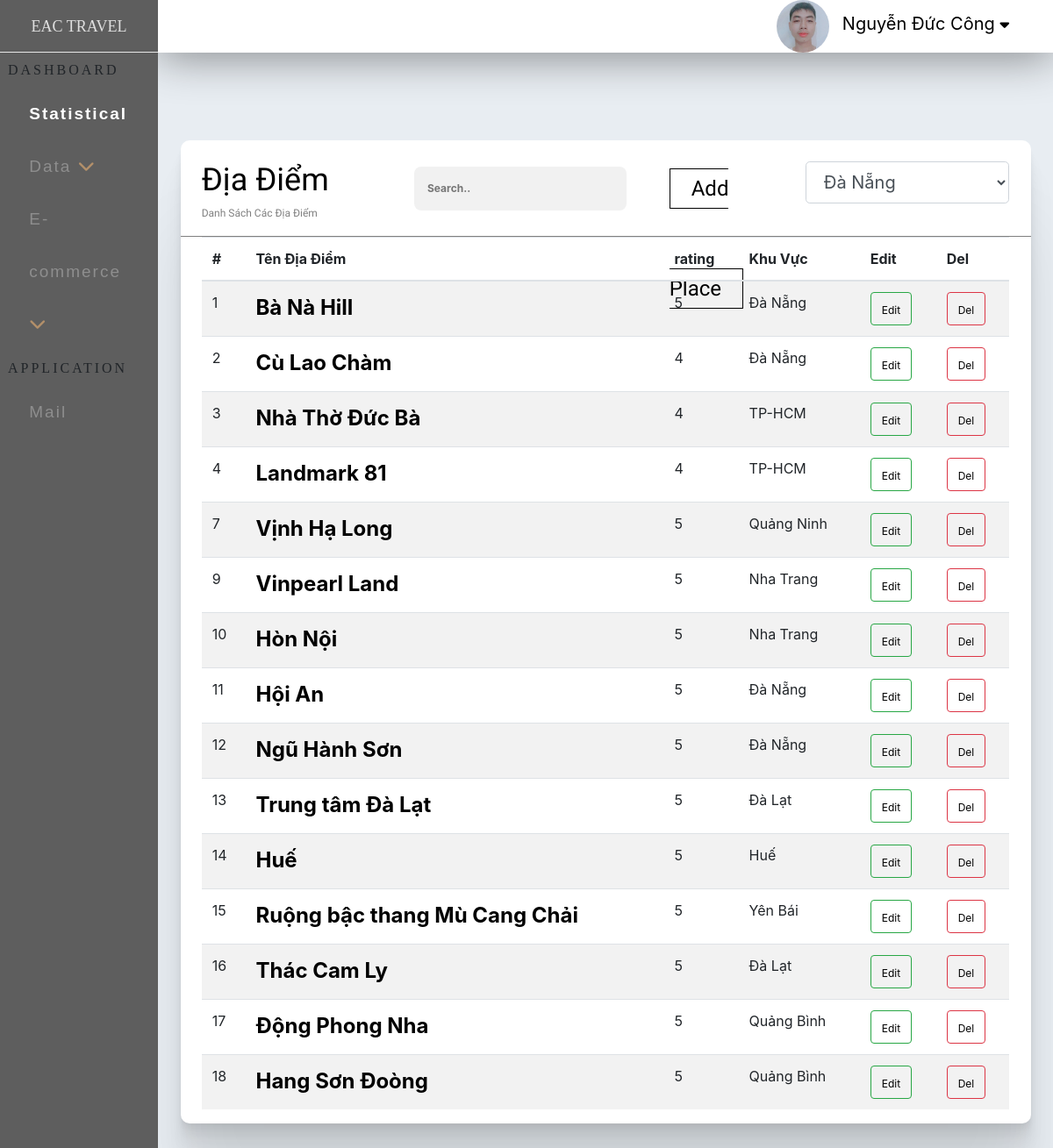
/admin/index.php?ctrl=tour (signed in), run on the app's committed database.
### tables this page shows
CREATE TABLE `diadiem` (
  `id_dd` int(11) NOT NULL,
  `name_dd` varchar(250) DEFAULT NULL,
  `rating_dd` int(11) NOT NULL DEFAULT 5,
  `id_kv` int(11) DEFAULT NULL,
  `img_dd` varchar(100) DEFAULT NULL
);

CREATE TABLE `khuvuc` (
  `id_kv` int(11) NOT NULL,
  `name_kv` varchar(250) DEFAULT NULL,
  `img_kv` varchar(50) DEFAULT NULL
);

### admin/model/database.php (called while the page is built, shortened)
<?php
   function getConnection(){
        $host='localhost';
        $dbname='eac';
        $userName='root';
        $passWord='';
            $DBH = new PDO('mysql:host='.$host.';dbname='.$dbname,$userName,$passWord);
            return $DBH;
    }
    function query($sql){
        $connect = getConnection();
        $result = $connect -> query($sql);
        return  $result;
    }
?>

### admin/model/login.php (called while the page is built)
<?php
            include_once('database.php');
            function getad($mail){
                $sql="SELECT * FROM admin WHERE email = '$mail'";
                return query($sql);
            }
?>

### admin/model/place.php (called while the page is built, shortened)
<?php
        include_once('database.php');
        function getAllKV(){
            $sql="SELECT * from khuvuc ";
            return query($sql);
        }
?>

### admin/model/tour.php (called while the page is built, shortened)
<?php
        include_once('database.php');
        function getAlldd(){
            $sql="SELECT * FROM diadiem JOIN khuvuc on diadiem.id_kv = khuvuc.id_kv";
            return query($sql);
        }
?>

### admin/view/tour/place.php (the view, shortened to what this page needs)
<div class="full">
    <div class="boxcenter_statis">
        <div class="box_view_place">
                     <div class="title_view_ad">
                        <div class="text_view_place">
                            <span>Địa Điểm</span> <br>
                            Danh Sách Các Địa Điểm
                        </div>
                        <div class="search">
                        <input id="timkiem" type="text" placeholder="Search..">
                        </div>
                        <div class="btn_tour">
                                <select class="form-control form-control-lg fl ">
                                    <?php
                                        foreach($kv as $kv){
                                            echo'
                                            <a href="index.php?ctrl=home"><option value='.$kv['id_kv'].'>'.$kv['name_kv'].'</option></a>
                                            ';
                                        }
                                    ?>
                                </select>
                                <div class="btn_place">
                                    <a href="index.php?ctrl=tour&act=add">Add Place </a>
                                </div>
                        </div>
                    </div>
                    <div class="full">
                        <div class="boxcenter_statis">
                            <div class="content_view_ad">
                                <table class="table table-striped">
                                    <thead>
                                        <tr>
                                            <th scope="col">#</th>
                                            <th scope="col">Tên Địa Điểm</th>
                                            <th scope="col">rating</th>
                                            <th scope="col">Khu Vực</th>
                                            <th scope="col">Edit</th>
                                            <th scope="col">Del</th>
                                        </tr>
                                    </thead>
                                    <tbody id="search">
                                        <?php
                                            foreach($dd as $dd){
                                                echo'
                                                    <tr>
                                                        <td scope="row">'.$dd['id_dd'].'</td>
                                                        <td><a href="index.php?ctrl=noidung&id='.$dd['id_dd'].'" class="tendd">'.$dd['name_dd'].'</a></td>
                                                        <td>'.$dd['rating_dd'].'</td>
                                                        <td>'.$dd['name_kv'].'</td>
                                                        <td><button type="button" class="btn btn-outline-success"><a href="index.php?ctrl=tour&act=edit&id='.$dd['id_dd'].'">Edit</a></button></td>
                                                        <td><button type="button" class="btn btn-outline-danger"><a href="index.php?ctrl=tour&act=del&id='.$dd['id_dd'].'">Del</a></button></td>
                                                    </tr>
                                                ';
                                            }
                                        ?>
                                     </tbody>
                                </table>
                            </div>
                        </div>
                    </div>
        </div>
    </div>
</div>

### admin/index.php (shortened to what this page needs)
<!DOCTYPE html>
<html lang="en">
<head>
    <link rel="stylesheet" href="css/index.css">
    <link rel="stylesheet" href="css/statistical.css">
    <link rel="stylesheet" href="css/tour.css">
    <link rel="stylesheet" href="css/place.css">
    <link rel="stylesheet" href="css/add.css">
    <link rel="stylesheet" href="css/tip.css">
    <link rel="stylesheet" href="css/content.css">
    <link rel="stylesheet" href="https://use.fontawesome.com/releases/v5.6.3/css/all.css">
<link rel="stylesheet" href="https://cdnjs.cloudflare.com/ajax/libs/font-awesome/4.7.0/css/font-awesome.min.css">
    <link rel="stylesheet" href="https://cdn.jsdelivr.net/npm/bootstrap@4.5.3/dist/css/bootstrap.min.css">
    <link rel="stylesheet" href="https://cdnjs.cloudflare.com/ajax/libs/bootstrap-sweetalert/1.0.1/sweetalert.min.css">
</head>
<body>
    <div class="full">
        <div class="ad_left">
                <div class="title_ad_left">
                    EAC TRAVEL
                </div>
                <div class="dashboarid">
                    <div class="title_db">
                        DASHBOARD
                    </div>
                    <div class="content_db">
                        <ul>
                            <li class="active"><a href="index.php" >Statistical</a></li>
                            <li>
                                <a href="#"  class="feat-btn">Data <i class="fas fa-chevron-down"></i></a>
                            </li>
                            <li>
                                <a href="#" class="serv-btn">E-commerce <i class="fas fa-chevron-down"></i></a>
                            </li>
                        </ul>
                    </div>
                </div>
            <div class="dashboarid">
                <div class="title_db">
                   APPLICATION
                </div>
                <div class="content_db">
                    <ul>
                        <li><a href="#" >Mail</a></li>
                    </ul>
                </div>
            </div>
        </div>
            <div class="ad_right">
                <div class="full">
                    <div class="top_ad_right">
                        <?php
                            include_once 'model/login.php';
                            $mail=$_SESSION['admin'];
                            $admin=getad($mail);
                            foreach ($admin as $ad) {
                                echo'
                                <div class="dropdown">
                                    <ul>
                                    <img src="../site/img/'.$ad['img_ad'].'"width="60px"  style="border-radius: 50px;  alt="">
                                        <li><a href="#">'.$ad['name_ad'].' <i class="fa fa-caret-down" style="font-size:17px;color:black"></i></a>
                                        <div class="nav_ad_con">
                                                 <ul>
                                                    <li><a href="#">Changes Pass</a></li>
                                                    <li><a href="logout.php">Log Out</a></li>
                                                </ul>
                                           </div>
                                        </li>
                                    </ul>
                                </div>
                                ';
                            }
                        ?>
                    </div>
                </div>
            <?php
            $ctrl='home';
            if(isset($_GET['ctrl'])){
                $ctrl = $_GET['ctrl'];
            }
            include 'controller/'.$ctrl.'.php';
        ?>
            </div>
    </div>
</body>
</html>

### admin/css/index.css (style rules this page uses)
body { margin: 0; }
.full { width: 100%; float: left; }
.ad_left { position: fixed; top: 0; left: 0; bottom: 0; width: 15%; background-color:#5e5e5e; }
.title_ad_left { width: 100%; height: 60px; line-height: 60px; font-size: 1.5vw; text-align: center; color: #dfdfdf; border-bottom: 1px solid #e6e6e6; font-family: 'Playfair Display', serif; }
.dashboarid { width: 100%; min-height:300px ; }
.title_db { width: 95%; height: 10%; line-height: 40px; margin-left: 5%; font-family: 'Tinos', serif; letter-spacing: 3px; }
.content_db { width: 85%; min-height: 260px; margin-left: 10%; }
.content_db ul { height: 90%; list-style: none; padding: 0; margin: 0; }
.content_db ul li { line-height: 60px; }
.content_db ul li a { color:#8e8e8e; text-decoration: none; padding-left: 10%; font-size: 19px; display: block; width: 90%; transition:all 0.5s; font-family: 'Noto Sans JP', sans-serif; letter-spacing: 2px; }
* i { color: #b3906a; }
.content_db ul li.active a { color: white; font-weight: bold; }
.ad_right { width: 85%; min-height: 722px; float: right; background-color: #e8edf2; }
.top_ad_right { width: 100%; height: 60px; box-shadow:0 5px 50px rgba(0, 0, 0, 0.43); background-color: white; margin-bottom: 50px ; }
.dropdown { text-align: center; float: right; }
.dropdown ul { list-style: none; padding: 0; margin: 0; }
.dropdown ul li { background: white; position: relative; list-style: none; display: inline-block; }
.dropdown ul li a { display: block; padding-right: 50px; padding-left: 10px; color: black; text-decoration: none; line-height: 50px; font-size: 20px; }
button.btn a { color: black; font-size: 1vw; }

### admin/css/statistical.css (style rules this page uses)
.boxcenter_statis { width: 95%; margin: 0 auto 0; }
.title_view_ad { width: 100%; height: 110px; border-radius: 10px 10px 0 0; line-height:30px; font-size: 1vw; border-bottom: 1px solid gray; }

### admin/css/tour.css (style rules this page uses)
.box_view_place { margin: 50px 0; float: left; width: 100%; min-height: 400px; border-radius: 10px; background-color:white; box-shadow: 0 2.8px 2.2px rgba(0, 0, 0, 0.02), 0 6.7px 5.3px rgba(0, 0, 0, 0.028), 0 12.5px 10px rgba(0, 0, 0, 0.035), 0 22.3px 17.9px rgba(0, 0, 0, 0.042), 0 41.8px 33.4px rgba(0, 0, 0, 0.05), 0 100px 80px rgba(0, 0, 0, 0.07) ; }
.text_view_place { float: left; width: 25%; height: 90px; padding-top: 30px; color: gray; font-family: 'Varela Round', sans-serif; margin-left: 2.5%; }
.search { float: left; width: 25%; height: 110px; line-height: 110px; }
.search input { width: 100%; height: 50px; background-color: none; }
.text_view_place span { font-size: 3vw; padding: 50px 0 0 ; color: black; }
.btn_tour { width: 40%; height: 110px; line-height:110px; margin-right: 2.5%; float: right; }
.fl { float: right; }
select.form-control.form-control-lg.fl { width: 60%; margin-top: 2vw; }
.tendd { text-decoration: none; color: black; font-weight: bold; }

### admin/css/place.css (style rules this page uses)
.btn_place a { padding: 0.7vw 2vw; border: 1px solid black; color: black; transition: all 1s; font-family: 'Varela Round', sans-serif; }

### admin/css/tip.css (style rules this page uses)
body { margin: 0; background-color: #CCC; }
input { width: 15%; height: 30px; font-weight: bold; background-color: white; border: 2px black solid; border-radius: 8px; }
a { color: white; font-size: 18pt; }

### admin/css/content.css (style rules this page uses)
body { margin: 0; background-color: rgb(255, 255, 255); }
ul { margin: 0; padding: 0; }
li { margin: 0; padding: 0; list-style: none; }
input[type=text], input[type=password],input[type=tel], input[type=number] { width: 100%; padding: 15px; margin: 5px 0 22px 0; display: inline-block; border: none; background: #f1f1f1; }

### data on the page
diadiem: id_dd "1", name_dd "Bà Nà Hill", rating_dd "5", id_kv.name_kv "Đà Nẵng"
diadiem: id_dd "2", name_dd "Cù Lao Chàm", rating_dd "4", id_kv.name_kv "Đà Nẵng"
diadiem: id_dd "3", name_dd "Nhà Thờ Đức Bà", rating_dd "4", id_kv.name_kv "TP-HCM"
diadiem: id_dd "4", name_dd "Landmark 81", rating_dd "4", id_kv.name_kv "TP-HCM"
diadiem: id_dd "7", name_dd "Vịnh Hạ Long", rating_dd "5", id_kv.name_kv "Quảng Ninh"
diadiem: id_dd "9", name_dd "Vinpearl Land", rating_dd "5", id_kv.name_kv "Nha Trang"
diadiem: id_dd "10", name_dd "Hòn Nội", rating_dd "5", id_kv.name_kv "Nha Trang"
diadiem: id_dd "11", name_dd "Hội An", rating_dd "5", id_kv.name_kv "Đà Nẵng"
diadiem: id_dd "12", name_dd "Ngũ Hành Sơn", rating_dd "5", id_kv.name_kv "Đà Nẵng"
diadiem: id_dd "13", name_dd "Trung tâm Đà Lạt", rating_dd "5", id_kv.name_kv "Đà Lạt"
diadiem: id_dd "14", name_dd "Huế", rating_dd "5", id_kv.name_kv "Huế"
diadiem: id_dd "15", name_dd "Ruộng bậc thang Mù Cang Chải", rating_dd "5", id_kv.name_kv "Yên Bái"
diadiem: id_dd "16", name_dd "Thác Cam Ly", rating_dd "5", id_kv.name_kv "Đà Lạt"
diadiem: id_dd "17", name_dd "Động Phong Nha", rating_dd "5", id_kv.name_kv "Quảng Bình"
diadiem: id_dd "18", name_dd "Hang Sơn Đoòng", rating_dd "5", id_kv.name_kv "Quảng Bình"

### other printed values
$ad['name_ad'] "Nguyễn Đức Công"
form field value "Đà Nẵng"
